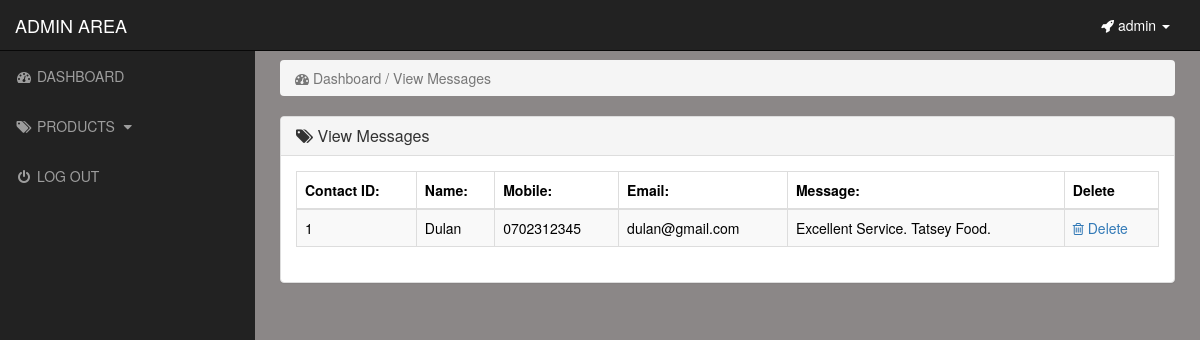
The app's page /admin_area/index.php?view_contacts (signed in) with its own data.
### tables this page shows
CREATE TABLE `contacts` (
  `contact_id` int(10) NOT NULL,
  `contact_name` varchar(255) NOT NULL,
  `contact_email` varchar(255) NOT NULL,
  `contact_mobile` varchar(10) NOT NULL,
  `contact_message` varchar(255) NOT NULL
);

### admin_area/view_contacts.php (the view)
<?php
    if(!isset($_SESSION['admin_email'])){
        echo "<script>window.open('login.php','_self')</script>";
    }else{
?>
<div class="row">
    <div class="col-lg-12">
        <ol class="breadcrumb">
            <li class="active">
                <i class="fa fa-dashboard"></i> Dashboard / View Messages
            </li>
        </ol>
    </div>
</div>
<div class="row">
    <div class="col-lg-12">
        <div class="panel panel-default">
            <div class="panel-heading">
               <h3 class="panel-title">
                   <i class="fa fa-tags"></i>  View Messages
               </h3>
            </div>
            <div class="panel-body">
                <div class="table-responsive">
                    <table class="table table-striped table-bordered table-hover">
                        <thead>
                            <tr>
                                <th> Contact ID: </th>
                                <th> Name: </th>
                                <th> Mobile: </th>
                                <th> Email: </th>
                                <th> Message: </th>
                                <th> Delete </th>
                            </tr>
                        </thead>
                        <tbody>
                            <?php
                                $i=0;
                                $get_contacts = "select * from contacts";
                                $run_contacts = mysqli_query($con,$get_contacts);
                                while($row_contacts=mysqli_fetch_array($run_contacts)){
                                    $contact_id = $row_contacts['contact_id'];
                                    $contact_name = $row_contacts['contact_name'];
                                    $contact_mobile = $row_contacts['contact_mobile'];
                                    $contact_email = $row_contacts['contact_email'];
                                    $contact_message = $row_contacts['contact_message'];
                                    $i++;
                            ?>
                            <tr>
                                <td> <?php echo $i; ?> </td>
                                <td> <?php echo $contact_name; ?> </td>
                                <td> <?php echo $contact_mobile; ?> </td>
                                <td> <?php echo $contact_email; ?> </td>
                                <td>  <?php echo $contact_message; ?> </td>
                                <td>
                                     <a href="index.php?delete_contact=<?php echo $contact_id; ?>">
                                        <i class="fa fa-trash-o"></i> Delete
                                     </a>
                                </td>
                            </tr>
                            <?php } ?>
                        </tbody>
                    </table>
                </div>
            </div>
        </div>
    </div>
</div>
<?php } ?>

### admin_area/includes/sidebar.php (shortened to what this page needs)
<?php
    if(!isset($_SESSION['admin_email'])){
        echo "<script>window.open('login.php','_self')</script>";
    }else{
?>
<nav class="navbar navbar-inverse navbar-fixed-top">
    <div class="navbar-header">
        <a href="index.php?dashboard" class="navbar-brand">ADMIN AREA</a>
    </div>
    <ul class="nav navbar-right top-nav">
        <li class="dropdown">
            <a href="#" class="dropdown-toggle" data-toggle="dropdown">
                <i class="fa fa-rocket"></i> <?php echo $admin_name;  ?> <b class="caret"></b>
            </a>
        </li>
    </ul>
    <div class="collapse navbar-collapse navbar-ex1-collapse">
        <ul class="nav navbar-nav side-nav">
            <li>
                <a href="index.php?dashboard">
                        <i class="fa fa-fw fa-dashboard"></i> DASHBOARD
                </a>
            </li>
            <li>
                <a href="#" data-toggle="collapse" data-target="#products">
                        <i class="fa fa-fw fa-tags"></i> PRODUCTS
                        <i class="fa fa-fw fa-caret-down"></i>
                </a>
            </li>
            <li>
                <a href="logout.php">
                    <i class="fa fa-fw fa-power-off"></i> LOG OUT
                </a>             </li>
        </ul>
    </div>
</nav>
<?php } ?>

### admin_area/css/style.css (style rules this page uses)
body { margin-top: 100px; background-color: rgb(139, 135, 135); }
@media (min-width: 768px) { body { margin-top: 50px; } }
.top-nav { margin: 0 15px; }
.top-nav>li { display: inline-block; }
.top-nav>li>a { color: white; line-height: 20px; padding-top: 15px; padding-bottom: 15px; }
@media (min-width: 768px) { .side-nav { position: fixed; top: 51px; bottom: 0; width: 255px; overflow-y: auto; overflow-x: hidden; background-color: #222222; padding-bottom: 40px; border-radius: 0; } }
@media (min-width: 768px) { .side-nav>li>a { width: 255px; } }
.panel-body { border-color: #000000; }
.panel-body { border-radius:10px; }

### records on screen
contacts: contact_name "Dulan", contact_mobile "0702312345", contact_email "dulan@gmail.com", contact_message "Excellent Service. Tatsey Food."

### other values on screen
$admin_name "admin"
